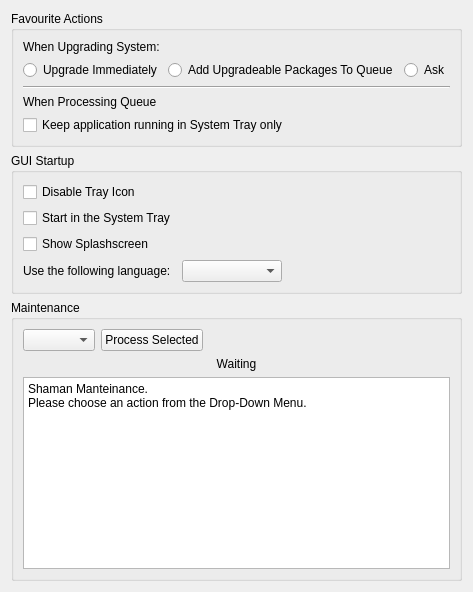
     <widget class="QWidget" name="Seite">
      <layout class="QVBoxLayout">
       <item>
        <widget class="QGroupBox" name="groupBox_5">
         <property name="title">
          <string>Favourite Actions</string>
         </property>
         <property name="alignment">
          <set>Qt::AlignLeading</set>
         </property>
         <layout class="QGridLayout">
          <item row="0" column="0">
           <widget class="QLabel" name="label_7">
            <property name="text">
             <string>When Upgrading System:</string>
            </property>
           </widget>
          </item>
          <item row="1" column="0">
           <layout class="QHBoxLayout">
            <item>
             <widget class="QRadioButton" name="upNowRadio">
              <property name="text">
               <string>Upgrade Immediately</string>
              </property>
             </widget>
            </item>
            <item>
             <widget class="QRadioButton" name="addUpRadio">
              <property name="text">
               <string>Add Upgradeable Packages To Queue</string>
              </property>
             </widget>
            </item>
            <item>
             <widget class="QRadioButton" name="askUpRadio">
              <property name="text">
               <string>Ask</string>
              </property>
             </widget>
            </item>
           </layout>
          </item>
          <item row="2" column="0">
           <widget class="Line" name="line">
            <property name="orientation">
             <enum>Qt::Horizontal</enum>
            </property>
           </widget>
          </item>
          <item row="3" column="0">
           <widget class="QLabel" name="label_8">
            <property name="text">
             <string>When Processing Queue</string>
            </property>
           </widget>
          </item>
          <item row="4" column="0">
           <widget class="QCheckBox" name="keepQueueTrayBox">
            <property name="text">
             <string>Keep application running in System Tray only</string>
            </property>
           </widget>
          </item>
         </layout>
        </widget>
       </item>
       <item>
        <widget class="QGroupBox" name="groupBox_6">
         <property name="title">
          <string>GUI Startup</string>
         </property>
         <layout class="QFormLayout" name="formLayout">
          <item row="1" column="0">
           <widget class="QCheckBox" name="startTrayBox">
            <property name="text">
             <string>Start in the System Tray</string>
            </property>
           </widget>
          </item>
          <item row="2" column="0">
           <widget class="QCheckBox" name="splashScreenBox">
            <property name="text">
             <string>Show Splashscreen</string>
            </property>
           </widget>
          </item>
          <item row="3" column="0">
           <widget class="QLabel" name="label_22">
            <property name="text">
             <string>Use the following language:</string>
            </property>
           </widget>
          </item>
          <item row="3" column="1">
           <widget class="QComboBox" name="languageCombo">
            <property name="maximumSize">
             <size>
              <width>100</width>
              <height>16777215</height>
             </size>
            </property>
           </widget>
          </item>
          <item row="0" column="0">
           <widget class="QCheckBox" name="disableTray">
            <property name="text">
             <string>Disable Tray Icon</string>
            </property>
           </widget>
          </item>
         </layout>
        </widget>
       </item>
       <item>
        <widget class="QGroupBox" name="groupBox">
         <property name="title">
          <string>Maintenance</string>
         </property>
         <layout class="QGridLayout">
          <item row="0" column="0">
           <layout class="QVBoxLayout">
            <item>
             <layout class="QHBoxLayout">
              <item>
               <widget class="QComboBox" name="mantActionBox"/>
              </item>
              <item>
               <widget class="QPushButton" name="mantProcessButton">
                <property name="sizePolicy">
                 <sizepolicy hsizetype="Maximum" vsizetype="Fixed">
                  <horstretch>0</horstretch>
                  <verstretch>0</verstretch>
                 </sizepolicy>
                </property>
                <property name="text">
                 <string>Process Selected</string>
                </property>
                <property name="icon">
                 <iconset>
                  <normaloff>:/Icons/icons/dialog-ok-apply.png</normaloff>:/Icons/icons/dialog-ok-apply.png</iconset>
                </property>
               </widget>
              </item>
              <item>
               <spacer>
                <property name="orientation">
                 <enum>Qt::Horizontal</enum>
                </property>
                <property name="sizeHint" stdset="0">
                 <size>
                  <width>40</width>
                  <height>20</height>
                 </size>
                </property>
               </spacer>
              </item>
             </layout>
            </item>
            <item>
             <layout class="QHBoxLayout">
              <item>
               <widget class="QLabel" name="statusLabel">
                <property name="text">
                 <string comment="Waiting for a user action">Waiting</string>
                </property>
                <property name="alignment">
                 <set>Qt::AlignCenter</set>
                </property>
               </widget>
              </item>
             </layout>
            </item>
            <item>
             <widget class="QTextEdit" name="mantDetails">
              <property name="sizePolicy">
               <sizepolicy hsizetype="Preferred" vsizetype="Maximum">
                <horstretch>0</horstretch>
                <verstretch>0</verstretch>
               </sizepolicy>
              </property>
              <property name="html">
               <string>&lt;!DOCTYPE HTML PUBLIC &quot;-//W3C//DTD HTML 4.0//EN&quot; &quot;http://www.w3.org/TR/REC-html40/strict.dtd&quot;&gt;
&lt;html&gt;&lt;head&gt;&lt;meta name=&quot;qrichtext&quot; content=&quot;1&quot; /&gt;&lt;style type=&quot;text/css&quot;&gt;
p, li { white-space: pre-wrap; }
&lt;/style&gt;&lt;/head&gt;&lt;body style=&quot; font-family:'Liberation Sans'; font-size:8pt; font-weight:400; font-style:normal;&quot;&gt;
&lt;p style=&quot; margin-top:0px; margin-bottom:0px; margin-left:0px; margin-right:0px; -qt-block-indent:0; text-indent:0px;&quot;&gt;&lt;span style=&quot; font-size:9pt;&quot;&gt;Shaman Manteinance.&lt;/span&gt;&lt;/p&gt;
&lt;p style=&quot; margin-top:0px; margin-bottom:0px; margin-left:0px; margin-right:0px; -qt-block-indent:0; text-indent:0px;&quot;&gt;&lt;span style=&quot; font-size:9pt;&quot;&gt;Please choose an action from the Drop-Down Menu.&lt;/span&gt;&lt;/p&gt;&lt;/body&gt;&lt;/html&gt;</string>
              </property>
             </widget>
            </item>
           </layout>
          </item>
         </layout>
        </widget>
       </item>
      </layout>
     </widget>
